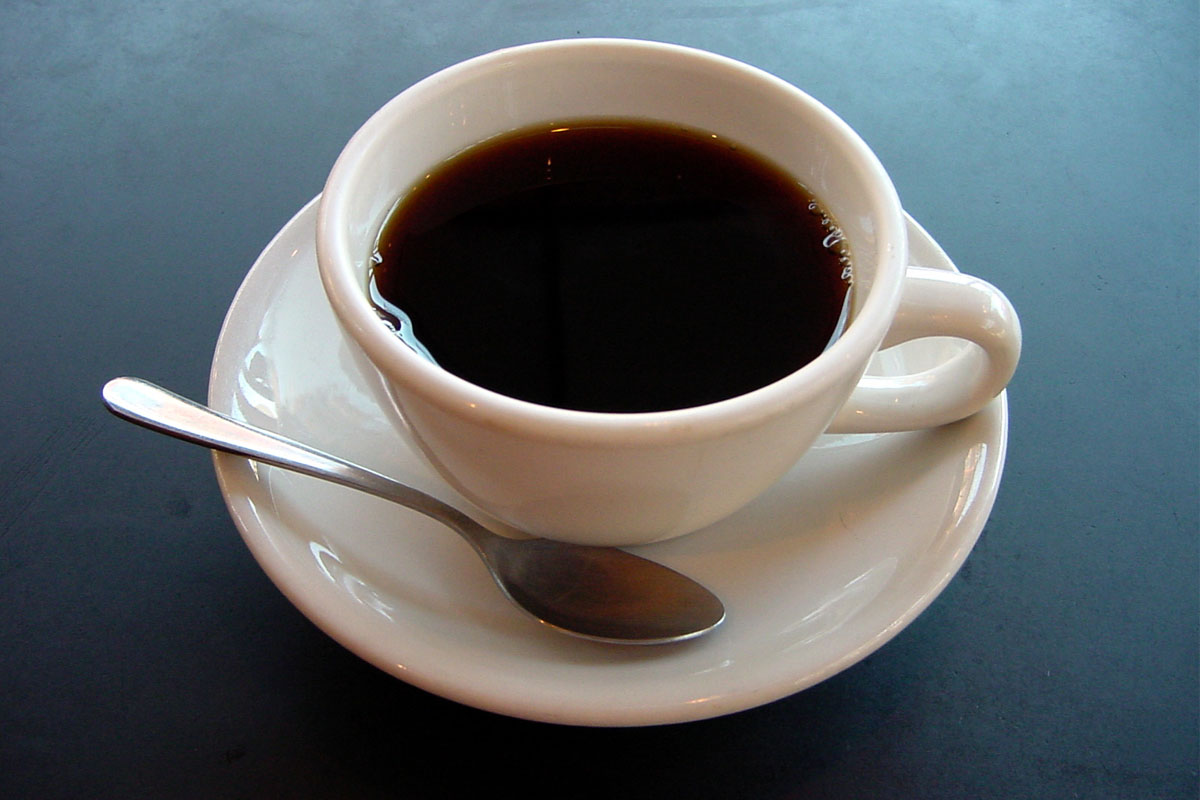
#> input picture lab_03/images/cup.png, 1200 x 800 px
$ python -i watershed.py   (imports and definitions only)
#> lines starting #> are read from the running program, lines starting #| are printed output that depends on the picture; after the words box and inside, x2 and y2 are one past the last pixel; in counts of white or black regions, pixels touching at a corner belong together
#> further down, picture is the input picture: shape (800, 1200, 3); mean B, G, R 105, 101.6, 94.2
### lab_03/src/processing/canny.py
import numpy as np
import os
import cv2 as cv
from processing.utils import *

def canny_alg(img, weak_th = None, strong_th = None):
    img = cv.GaussianBlur(img, (3, 3), 0.7)

    gx =cv.Sobel(np.float32(img), cv.CV_64F, 1, 0, 3)
    gy =cv.Sobel(np.float32(img), cv.CV_64F, 0, 1, 3)

    mag, ang = cv.cartToPolar(gx, gy, angleInDegrees = True)
    mag_max = np.max(mag)
#> mag_max = 703.6

    if not weak_th:weak_th = mag_max * 0.09
#> weak_th = 63.33
    if not strong_th:strong_th = mag_max * 0.17
#> strong_th = 119.6

    height, width = img.shape
#> height = 800; width = 1200
    for i_x in range(width):
        for i_y in range(height):
            grad_ang = ang[i_y, i_x]
            grad_ang = abs(grad_ang-180) if abs(grad_ang)>180 else abs(grad_ang)
            if grad_ang<= 22.5:
                neighb_1_x, neighb_1_y = i_x-1, i_y
                neighb_2_x, neighb_2_y = i_x + 1, i_y
            elif grad_ang>22.5 and grad_ang<=(22.5 + 45):
                neighb_1_x, neighb_1_y = i_x-1, i_y-1
                neighb_2_x, neighb_2_y = i_x + 1, i_y + 1
            elif grad_ang>(22.5 + 45) and grad_ang<=(22.5 + 90):
                neighb_1_x, neighb_1_y = i_x, i_y-1
                neighb_2_x, neighb_2_y = i_x, i_y + 1
            elif grad_ang>(22.5 + 90) and grad_ang<=(22.5 + 135):
                neighb_1_x, neighb_1_y = i_x-1, i_y + 1
                neighb_2_x, neighb_2_y = i_x + 1, i_y-1
            elif grad_ang>(22.5 + 135) and grad_ang<=(22.5 + 180):
                neighb_1_x, neighb_1_y = i_x-1, i_y
                neighb_2_x, neighb_2_y = i_x + 1, i_y
            if width>neighb_1_x>= 0 and height>neighb_1_y>= 0:
                if mag[i_y, i_x]<mag[neighb_1_y, neighb_1_x]:
                    mag[i_y, i_x]= 0
                    continue
            if width>neighb_2_x>= 0 and height>neighb_2_y>= 0:
                if mag[i_y, i_x]<mag[neighb_2_y, neighb_2_x]:
                    mag[i_y, i_x]= 0


    for i_x in range(width):
        for i_y in range(height):

            grad_mag = mag[i_y, i_x]
            if grad_mag<weak_th:
                mag[i_y, i_x]= 0
            elif strong_th>grad_mag>= weak_th:
                mag[i_y, i_x]= 127
            else:
                mag[i_y, i_x]= 255
    for i_x in range(1, width - 1):
        for i_y in range(1, height - 1):
            if (mag[i_y, i_x] == 127):
                if ((mag[i_y-1, i_x-1] == 255) or (mag[i_y-1, i_x] == 255) or (mag[i_y-1, i_x+1] == 255) or
                    (mag[i_y+1, i_x-1] == 255) or (mag[i_y+1, i_x] == 255) or (mag[i_y+1, i_x+1] == 255) or
                    (mag[i_y, i_x-1] == 255) or (mag[i_y, i_x+1] == 255)):
                    mag[i_y, i_x] = 255
                else:
                    mag[i_y, i_x] = 0
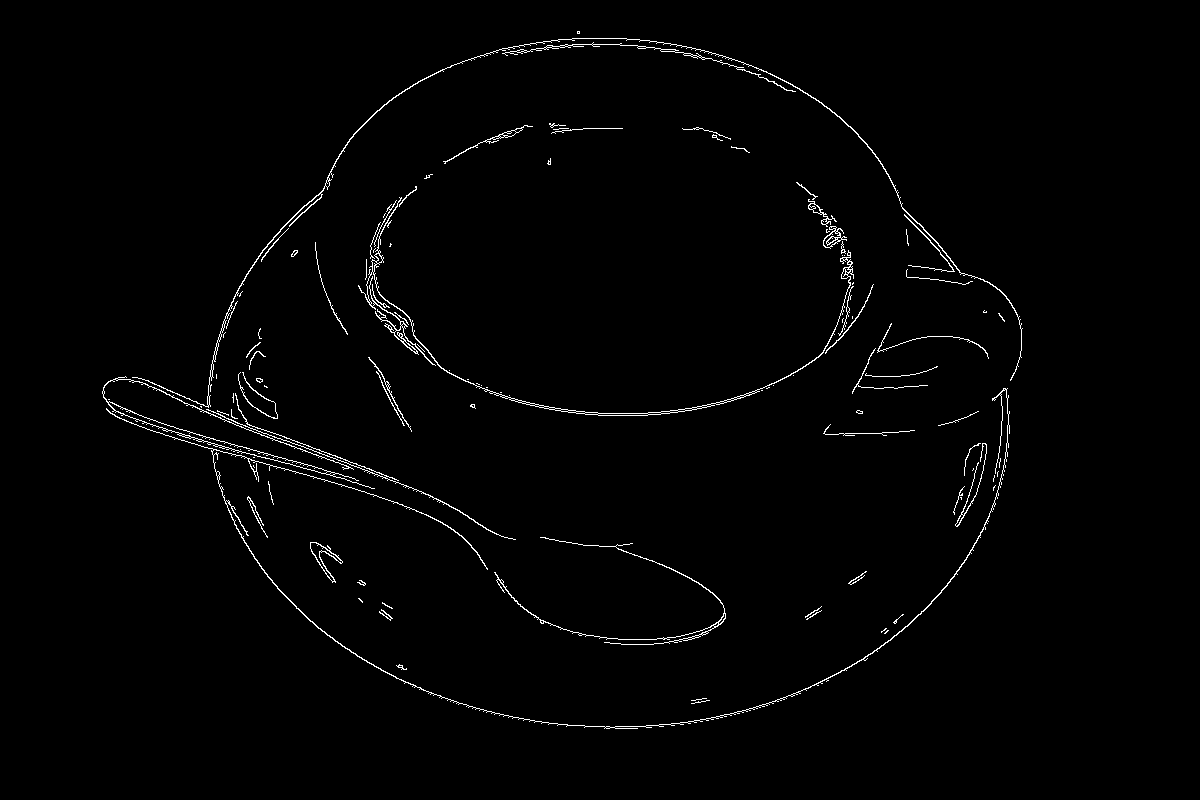
#> mag: shape (800, 1200) float64; 1.3% white in thin lines or dots, all inside (x1, y1, x2, y2) = (102, 31, 1023, 729)
    return mag

### lab_03/src/processing/watershed.py
import cv2 as cv
import numpy as np
import random as rng
from processing.utils import *
from processing.canny import *

# [1 line not run here, left out]

def watershed(image):
    gray = cv.cvtColor(image, cv.COLOR_BGR2GRAY)
    edges_img = canny_alg(gray).astype('uint8')
    inverted_edges = 255 - edges_img
    dist = cv.distanceTransform(inverted_edges, cv.DIST_L2, 3)
    cv.normalize(dist, dist, 0, 1.0, cv.NORM_MINMAX)
    _, dist = cv.threshold(dist, 0.12, 1.0, cv.THRESH_BINARY)
#> dist: shape (800, 1200) float32; values 0 (black) and 1 (white), 53.1% white; 1 black region, box (x1, y1, x2, y2) and area: (58, 0, 1067, 773) 450496
    dist_8u = dist.astype('uint8')
#> dist_8u: shape (800, 1200); values 0 (black) and 1 (white), 53.1% white; 1 black region
    contours, _ = cv.findContours(dist_8u, cv.RETR_EXTERNAL, cv.CHAIN_APPROX_SIMPLE)
#> contours = 10 contours, 1 with area under 20; largest, box (x1, y1, x2, y2) and area: (0, 0, 1200, 800) 410993, (424, 160, 803, 369) 57312, (445, 427, 921, 603) 30430, (378, 541, 592, 682) 4515, (304, 352, 352, 418) 1114
    markers = np.zeros(dist.shape, dtype=np.int32)

    for i in range(len(contours)):
        cv.drawContours(markers, contours, i, (i+1), -1)
#> this loop made 10 passes
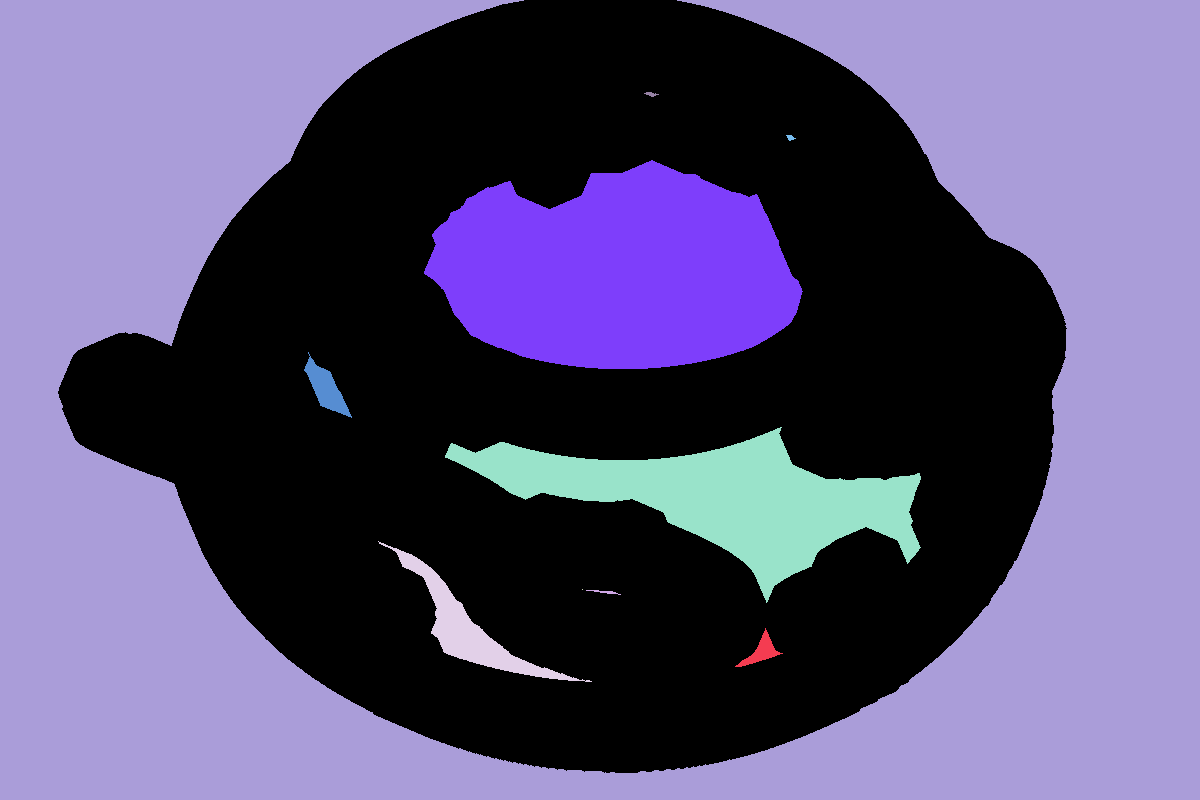
#> markers: shape (800, 1200) int32; 11 distinct labels, from 0 to 10; one colour per label, 0 black

    cv.circle(markers, (5,5), 3, (255,255,255), -1)
#> markers: shape (800, 1200) int32; 12 distinct labels, from 0 to 255
    cv.watershed(image, markers)
    mark = markers.astype('uint8')
    mark = cv.bitwise_not(mark)
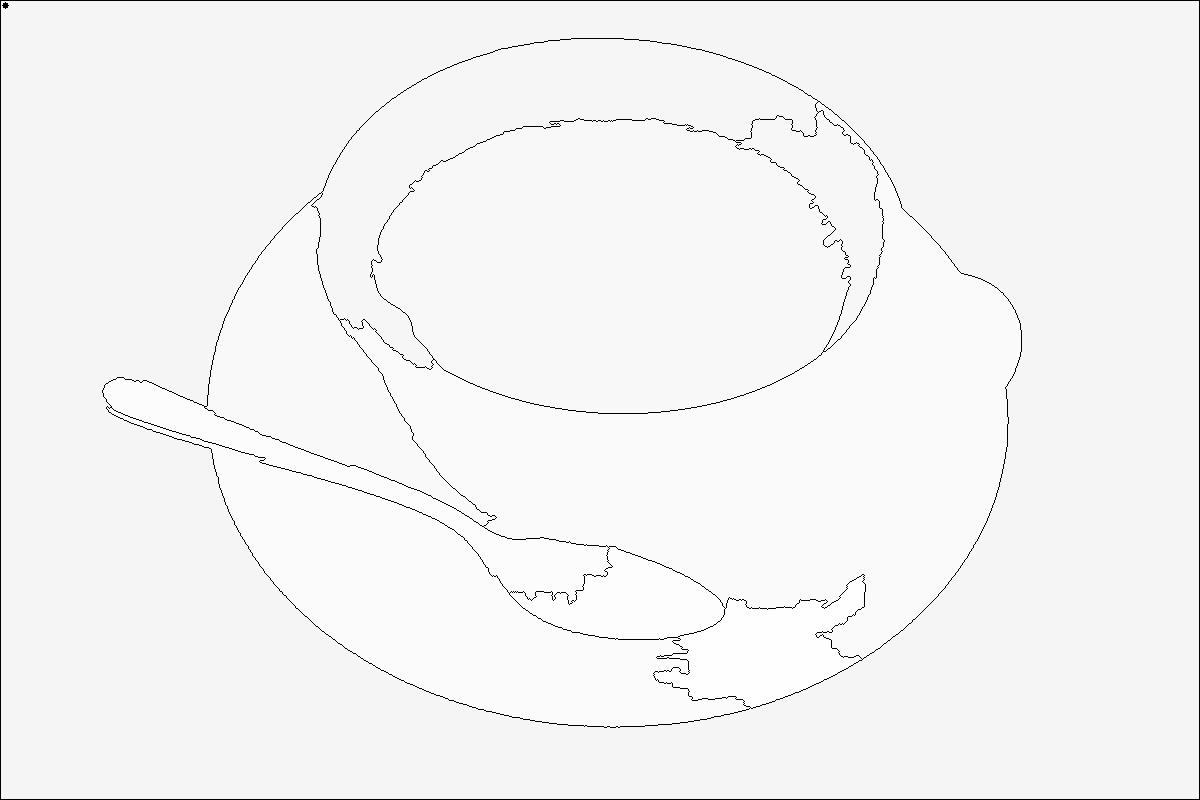
#> mark: shape (800, 1200); min 0, max 254, mean 244.2
    colors = []

    for contour in contours:
        colors.append((rng.randint(0,256), rng.randint(0,256), rng.randint(0,256)))
#> this loop made 10 passes
#> contour on pass 3: [[582, 589]]
#> after the loop, colors = [(197, 215, 20), (132, 248, 207), (155, 244, 183), (111, 71, 144), (71, 48, 128), (75, 158, 50), (37, 169, 241), (51, 181, 222), (161, 104, 244), (226, 133, 31)]

    dst = np.zeros((markers.shape[0], markers.shape[1], 3), dtype=np.uint8)

    for i in range(markers.shape[0]):
        for j in range(markers.shape[1]):
            index = markers[i,j]
            if index > 0 and index <= len(contours):
                dst[i,j,:] = colors[index-1]
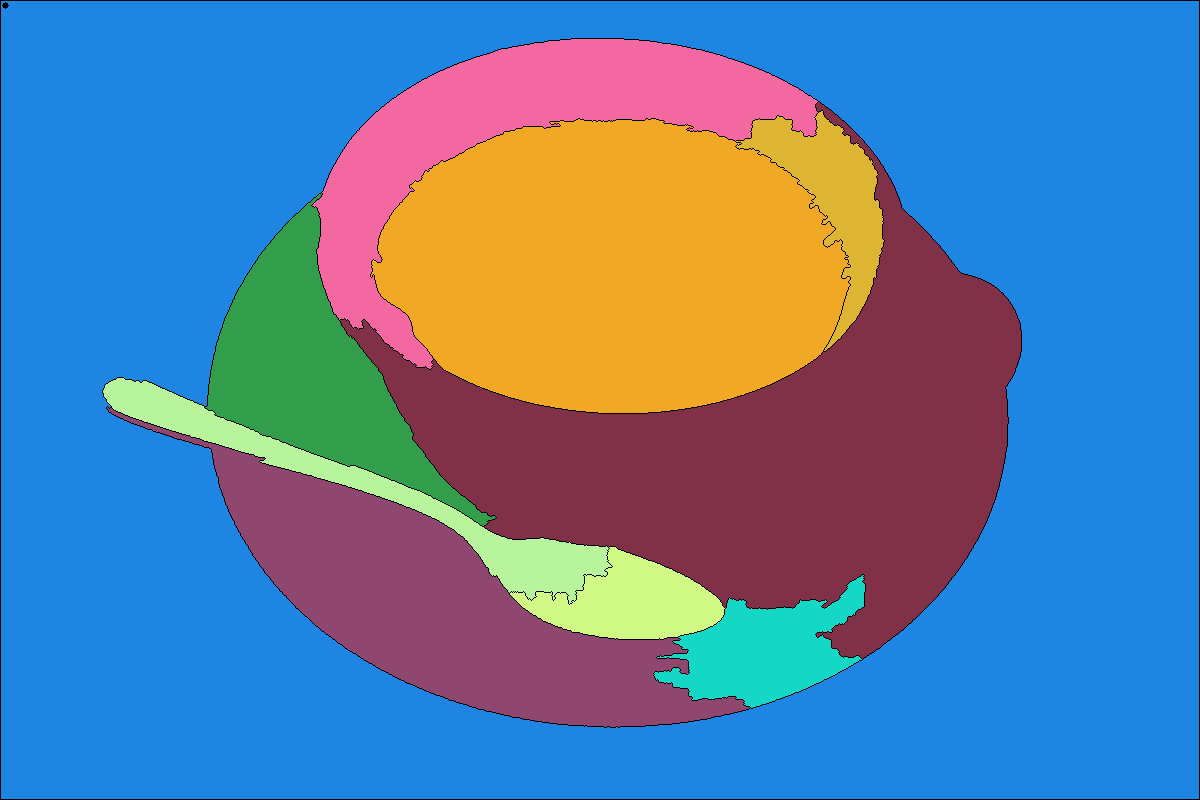
#> dst: shape (800, 1200, 3); mean of channels 0, 1, 2 161.6, 124.8, 91.8; drawn as B, G, R
    return dst

>>> import cv2
>>> picture = cv2.imread('../../images/cup.png')
>>> result = watershed(picture)
